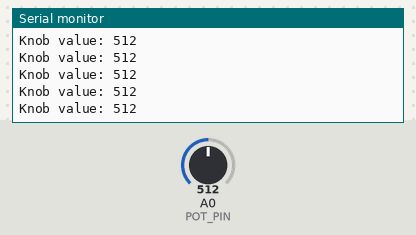
This sketch was run on a simulated Arduino Uno, built with avr-gcc and run on an emulated ATmega328P. Parts: the last lines printed to the serial monitor. Inputs (shaded band) come from the test bench; at power-on: A0 (POT_PIN) = 512.

Above: at 1.2 s.
1.3 s: A0 (POT_PIN) set to 716
At 1.56 s:
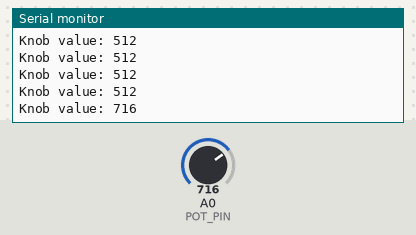
2.8 s: A0 (POT_PIN) set to 900
At 2.96 s:
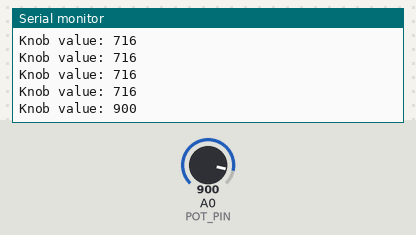
Timing chart, 0 to 5.8 s (numbered marks = the images above; inputs shaded):
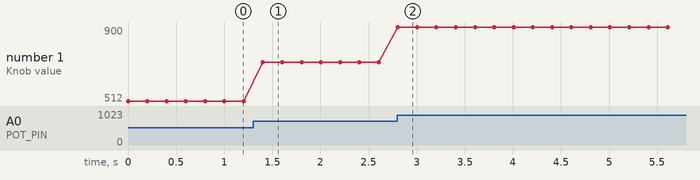

Measured:
- after the input at 1.3 s, the serial monitor: prints a new line after 0.10 s (image 1)
- after the input at 2.8 s, the serial monitor: prints a new line at once (image 2)
- plotted number 1: 512 → 716 after the input at 1.3 s, 716 → 900 after the input at 2.8 s

The sketch:

beginner-knob-reader.ino
```cpp
// CircuitByte: turn a 10k potentiometer and read its value.
const byte POT_PIN = A0;
void setup() {
  Serial.begin(9600); // Match this speed in Serial Monitor.
}
void loop() {
  int reading = analogRead(POT_PIN); // UNO value: 0 to 1023.
  Serial.print("Knob value: ");
  Serial.println(reading); // Start a new line after the number.
  delay(200);
}
```
